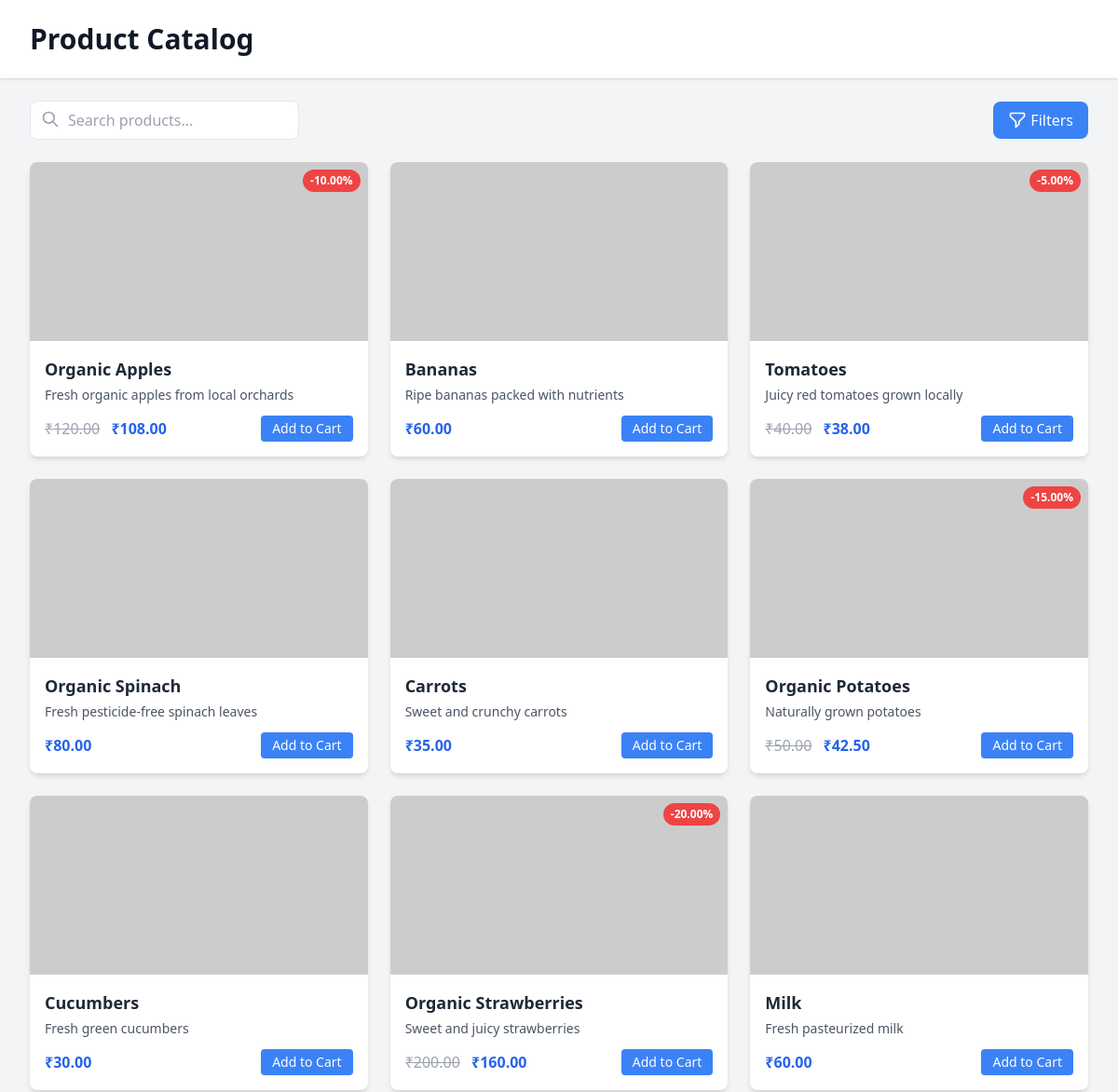
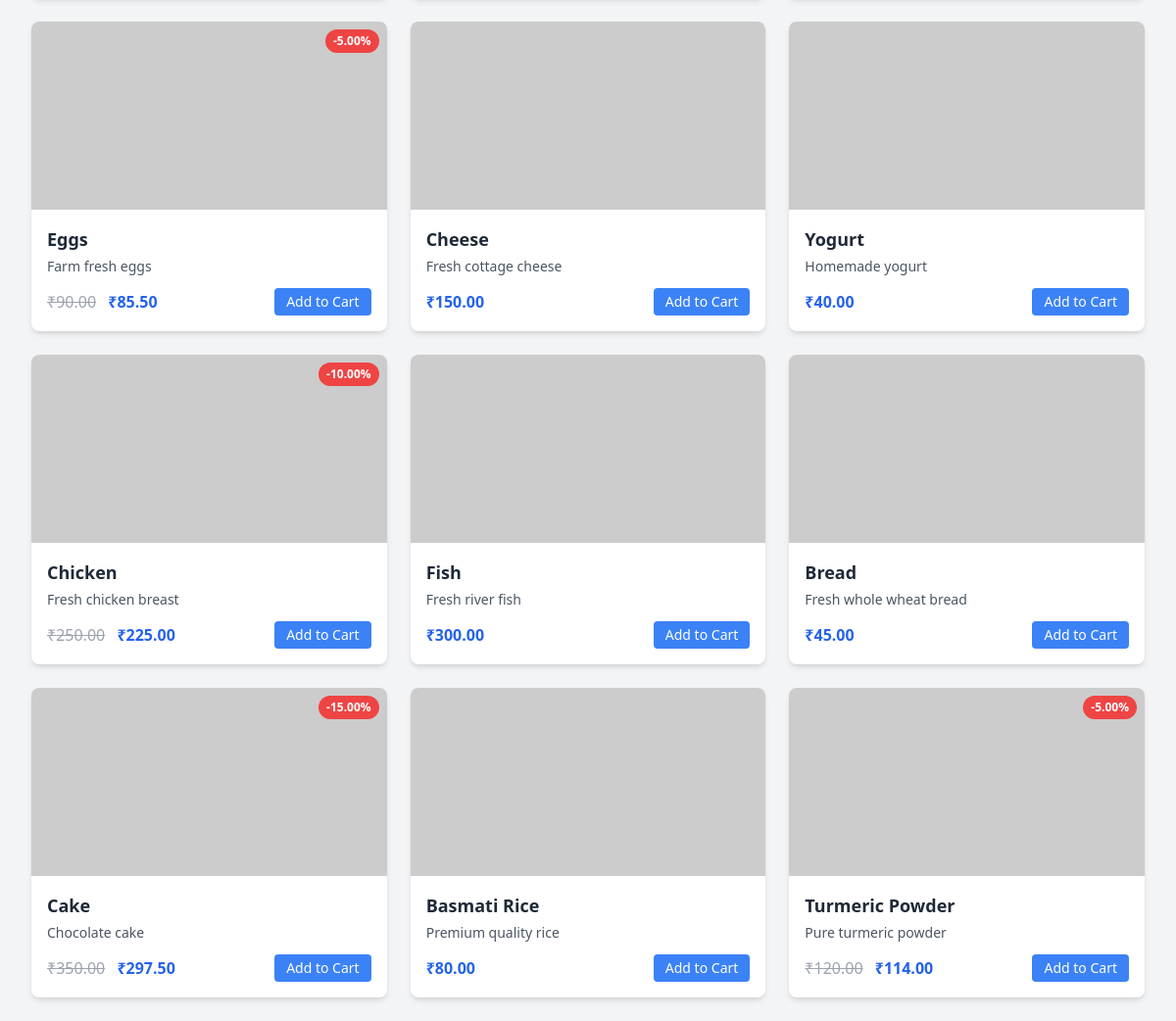
/products.php, run on the app's committed database (2 pictures, top to bottom).
### tables this page shows
CREATE TABLE `products` (
  `id` int(11) NOT NULL AUTO_INCREMENT,
  `store_id` int(11) NOT NULL,
  `name` varchar(100) NOT NULL,
  `description` text DEFAULT NULL,
  `price` decimal(10,2) NOT NULL,
  `discount` decimal(5,2) DEFAULT 0.00,
  `image` varchar(255) DEFAULT 'default-product.png',
  `category` varchar(50) NOT NULL,
  `stock` int(11) DEFAULT 100,
  `unit` varchar(20) DEFAULT 'kg',
  `is_organic` tinyint(1) DEFAULT 0,
  `is_featured` tinyint(1) DEFAULT 0,
  `created_at` timestamp NOT NULL DEFAULT current_timestamp(),
  PRIMARY KEY (`id`),
  KEY `store_id` (`store_id`),
  CONSTRAINT `products_ibfk_1` FOREIGN KEY (`store_id`) REFERENCES `stores` (`id`)
);

### products.php (the view, shortened to what this page needs)
<?php
require 'includes/db.php';
try {
    $stmt = $pdo->query("SELECT * FROM products");
    $products = $stmt->fetchAll(PDO::FETCH_ASSOC);
} catch (PDOException $e) {
    $products = [];
    $error = "Error fetching products: " . $e->getMessage();
}
?>
<!DOCTYPE html>
<html lang="en">
<head>
    <script src="https://cdn.tailwindcss.com"></script>
    <link rel="stylesheet" href="assets/css/styles.css">
</head>
<body class="bg-gray-100">
    <header class="bg-white shadow">
        <div class="max-w-7xl mx-auto py-6 px-4 sm:px-6 lg:px-8">
            <h1 class="text-3xl font-bold text-gray-900">Product Catalog</h1>
        </div>
    </header>
    <main class="max-w-7xl mx-auto py-6 sm:px-6 lg:px-8">
        <div class="flex justify-between items-center mb-6">
            <div class="relative">
                <input type="text" id="searchInput" placeholder="Search products..."
                    class="pl-10 pr-4 py-2 border rounded-lg focus:outline-none focus:ring-2 focus:ring-blue-500">
                <div class="absolute left-3 top-2.5">
                    <svg xmlns="http://www.w3.org/2000/svg" class="h-5 w-5 text-gray-400" fill="none"
                        viewBox="0 0 24 24" stroke="currentColor">
                        <path stroke-linecap="round" stroke-linejoin="round" stroke-width="2"
                            d="M21 21l-6-6m2-5a7 7 0 11-14 0 7 7 0 0114 0z" />
                    </svg>
                </div>
            </div>
            <button id="filterBtn"
                class="bg-blue-500 hover:bg-blue-600 text-white px-4 py-2 rounded-lg flex items-center">
                Filters
            </button>
        </div>
        <div class="grid grid-cols-1 sm:grid-cols-2 lg:grid-cols-3 xl:grid-cols-4 gap-6">
            <?php foreach ($products as $product): ?>
                <div
                    class="product-card bg-white rounded-lg shadow-md overflow-hidden hover:shadow-lg transition-shadow duration-300">
                    <div class="relative">
                        <img src="<?php echo htmlspecialchars($product['image_url'] ?? 'https://via.placeholder.com/300'); ?>"
                            alt="<?php echo htmlspecialchars($product['name']); ?>" class="w-full h-48 object-cover">
                        <?php if (isset($product['discount']) && $product['discount'] > 0): ?>
                            <span class="absolute top-2 right-2 bg-red-500 text-white text-xs font-bold px-2 py-1 rounded-full">
                                -<?php echo htmlspecialchars($product['discount']); ?>%
                            </span>
                        <?php endif; ?>
                    </div>
                    <div class="p-4">
                        <h3 class="text-lg font-semibold text-gray-800 mb-1">
                            <?php echo htmlspecialchars($product['name']); ?></h3>
                        <p class="text-gray-600 text-sm mb-2"><?php echo htmlspecialchars($product['description'] ?? ''); ?>
                        </p>
                        <div class="flex items-center justify-between mt-3">
                            <div>
                                <?php if (isset($product['discount']) && $product['discount'] > 0): ?>
                                    <span
                                        class="text-gray-400 line-through mr-2">₹<?php echo htmlspecialchars(number_format($product['price'], 2)); ?></span>
                                    <span
                                        class="text-blue-600 font-bold">₹<?php echo htmlspecialchars(number_format($product['price'] * (1 - $product['discount'] / 100), 2)); ?></span>
                                <?php else: ?>
                                    <span
                                        class="text-blue-600 font-bold">₹<?php echo htmlspecialchars(number_format($product['price'] ?? 0, 2)); ?></span>
                                <?php endif; ?>
                            </div>
                            <button class="add-to-cart bg-blue-500 hover:bg-blue-600 text-white px-3 py-1 rounded text-sm"
                                data-id="<?php echo htmlspecialchars($product['id']); ?>">
                                Add to Cart
                            </button>
                        </div>
                    </div>
                </div>
            <?php endforeach; ?>
        </div>
    </main>
</body>
</html>

### assets/css/styles.css (style rules this page uses)
html { scroll-behavior: smooth; }

### data on the page
products: discount "10.00", name "Organic Apples", description "Fresh organic apples from local orchards", price "120.00", $product['price'] * (1 - $product['discount'] / 100) "108.00"
products: name "Bananas", description "Ripe bananas packed with nutrients", price "60.00"
products: discount "5.00", name "Tomatoes", description "Juicy red tomatoes grown locally", price "40.00", $product['price'] * (1 - $product['discount'] / 100) "38.00"
products: name "Organic Spinach", description "Fresh pesticide-free spinach leaves", price "80.00"
products: name "Carrots", description "Sweet and crunchy carrots", price "35.00"
products: discount "15.00", name "Organic Potatoes", description "Naturally grown potatoes", price "50.00", $product['price'] * (1 - $product['discount'] / 100) "42.50"
products: name "Cucumbers", description "Fresh green cucumbers", price "30.00"
products: discount "20.00", name "Organic Strawberries", description "Sweet and juicy strawberries", price "200.00", $product['price'] * (1 - $product['discount'] / 100) "160.00"
products: name "Milk", description "Fresh pasteurized milk", price "60.00"
products: discount "5.00", name "Eggs", description "Farm fresh eggs", price "90.00", $product['price'] * (1 - $product['discount'] / 100) "85.50"
products: name "Cheese", description "Fresh cottage cheese", price "150.00"
products: name "Yogurt", description "Homemade yogurt", price "40.00"
products: discount "10.00", name "Chicken", description "Fresh chicken breast", price "250.00", $product['price'] * (1 - $product['discount'] / 100) "225.00"
products: name "Fish", description "Fresh river fish", price "300.00"
products: name "Bread", description "Fresh whole wheat bread", price "45.00"
products: discount "15.00", name "Cake", description "Chocolate cake", price "350.00", $product['price'] * (1 - $product['discount'] / 100) "297.50"
products: name "Basmati Rice", description "Premium quality rice", price "80.00"
products: discount "5.00", name "Turmeric Powder", description "Pure turmeric powder", price "120.00", $product['price'] * (1 - $product['discount'] / 100) "114.00"
